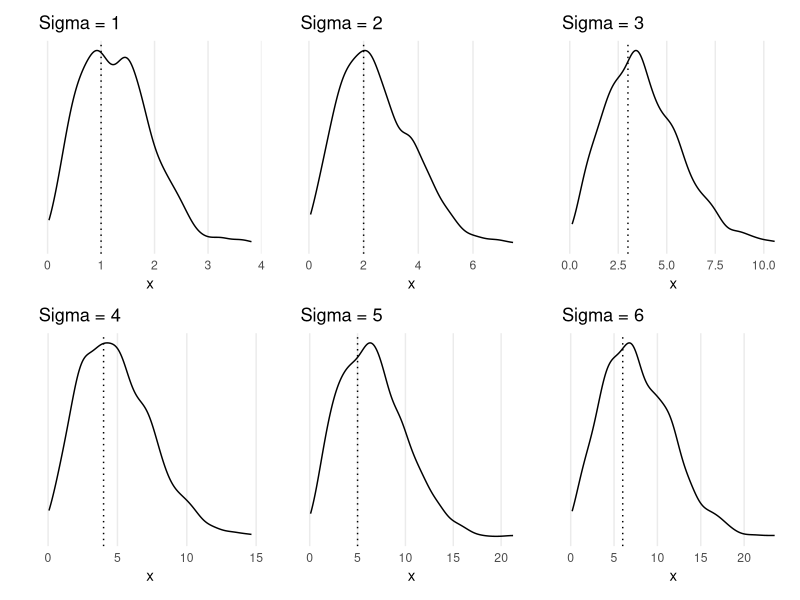

Reproduce this figure in R.
## ---- chunk 1
posint_gamma <- function(n) {
  if (any(!is.integer(n) | n <= 0)) stop("n must be a positive integer.")
  
  factorial(n - 1)
}

all(posint_gamma(1:4) == gamma(1:4))
## ---- chunk 2
set.seed(20230208)

f <- function(print_check = FALSE) {
  u <- runif(1, 0, 1)
  x <- c(10, 30, 50, 70, 90)
  p <- c(0.27, 0.41, 0.64, 0.92, 1)
  keep <- dplyr::lag(p, default = 0) < u & u <= p

  if (print_check) print(data.frame(x, p, u, keep))

  x[keep]
}

f(print_check = TRUE) # run once as an example

x <- replicate(10000, f()) # examine the distribution, take 10k samples
x |> table() |> prop.table() |> cumsum() |> round(2)
## ---- chunk 3
f_inv <- function(u) (-4*log(1 - u))^(1/3)

f_inv(c(0.37, 0.45, 0.82)) |> round(digits = 5)
## ---- chunk 4
library(tidyverse)
library(patchwork)

finv <- function(u, sigma) sqrt(-2*sigma^2 * log(1- u))

gen_density <- function(n = 1000, sigma = 1) {
  dat <- tibble(u = runif(n, 0, 1), x = finv(u, sigma))

  ggplot(dat, aes(x = x)) +
    geom_vline(xintercept = sigma, lty = "dotted") +
    geom_density() +
    labs(title = str_glue("Sigma = {sigma}"), x = "x", y = "") +
    theme_minimal(base_size = 11) +
    theme(
      axis.text.y = element_blank(),
      panel.grid.minor = element_blank(), panel.grid.major.y = element_blank()
    )
}

(gen_density(sigma = 1) | gen_density(sigma = 2) | gen_density(sigma = 3)) /
  (gen_density(sigma = 4) | gen_density(sigma = 5) | gen_density(sigma = 6))
